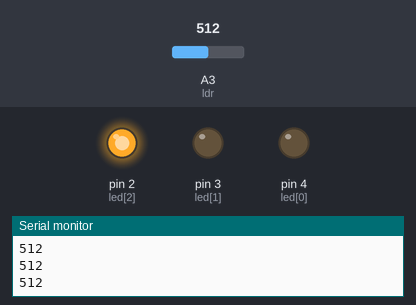
Bench run of a sketch on a simulated Arduino Uno, built with avr-gcc and run on an emulated ATmega328P. Parts: output pins drawn as LEDs (lit = HIGH), the last lines printed to the serial monitor. Inputs (shaded band) come from the test bench; at power-on: A3 (ldr) = 512.

Above: at 1.3 s.
1.4 s: A3 (ldr) set to 483
At 3.2 s:
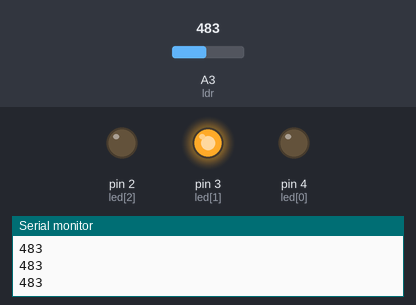
3.5 s: A3 (ldr) set to 312
5.2 s: A3 (ldr) set to 285
At 6.5 s:
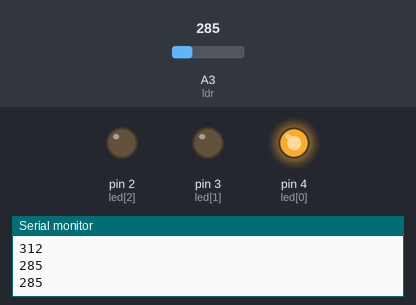
7.5 s: A3 (ldr) set to 306
At 9.2 s:
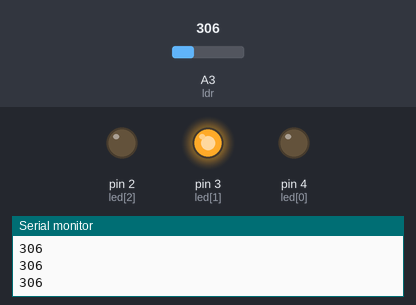
9.5 s: A3 (ldr) set to 290
At 10.9 s:
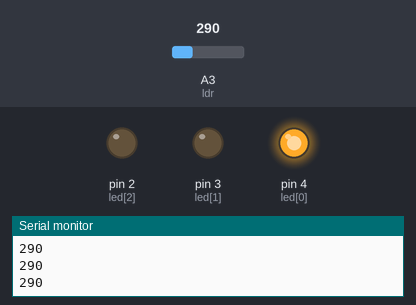
Timing chart, 0 to 12.5 s (numbered marks = the images above; inputs shaded):
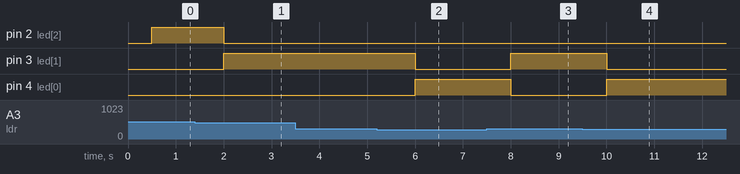

The sketch:

Nomor1.ino
```cpp
const int ldr = A3;
const int led[] = {4,3,2};
void setup() {
  pinMode(ldr, INPUT);
  for(int i=0;i<3;i++){
    pinMode(led[i], OUTPUT);
  }
  Serial.begin(9600);
}
void loop() {
  int ldrIndex = analogRead(ldr);
  Serial.println(ldrIndex);
  delay(500);
  (ldrIndex > 100) ?
    ((ldrIndex > 300) ?
      ((ldrIndex > 500) ? ledConfig(LOW,LOW,HIGH) :
      ledConfig(LOW,HIGH,LOW)):
    ledConfig(HIGH,LOW,LOW)):
  ledConfig(LOW,LOW,LOW);
}
void ledConfig(bool ledStat1, bool ledStat2, bool ledStat3){
  digitalWrite(led[0], ledStat1);
  digitalWrite(led[1], ledStat2);
  digitalWrite(led[2], ledStat3);
}
```

Measured:
- the behaviour switches between 501 and 500 on A3 (ldr) (found by bisection; images 0 and 1)
- the behaviour switches between 301 and 300 on A3 (ldr) (found by bisection; images 1 and 2)
- after the input at 1.4 s, pin 2 (led[2]): HIGH → LOW after 0.60 s; pin 3 (led[1]): LOW → HIGH after 0.60 s
- after the input at 5.2 s, pin 3 (led[1]): HIGH → LOW after 0.80 s; pin 4 (led[0]): LOW → HIGH after 0.80 s
- after the input at 7.5 s, pin 3 (led[1]): LOW → HIGH after 0.51 s; pin 4 (led[0]): HIGH → LOW after 0.51 s
- after the input at 9.5 s, pin 3 (led[1]): HIGH → LOW after 0.51 s; pin 4 (led[0]): LOW → HIGH after 0.51 s
